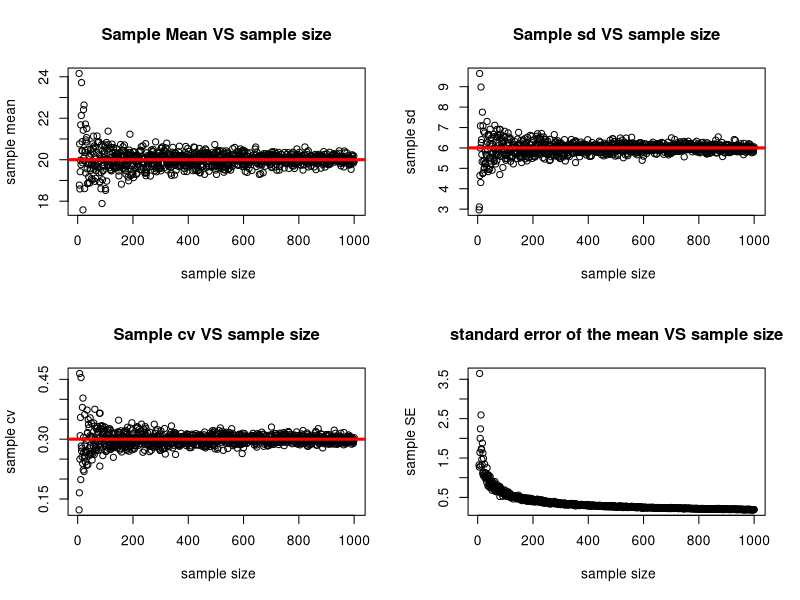

R code for this plot:
# Here is the code that I (Ian) wrote to to answer this. 



# Write a function to compute the Coefficient of variation
CoefVar <- function(x) {
	sd(x)/mean(x)
}


# Write a function to compute the Standard error
StdErr <- function(x) {
	sd(x)/sqrt(length(x))
}



# Here we write a function to generate the random numbers given the sample and then compute the mean, sd, etc.... 

EstimatesLawLargeNumbers <- function(x){
	# generate random numbers from the distribution
	sample_vals <- rnorm(n=x, mean = 20, sd = 6)
	
	# Return the values we want to compute 
	return(c(sample_size = x, 
	  sample_mean = mean(sample_vals), 
	  sample_sd = sd(sample_vals), 
	  sample_cv = CoefVar(sample_vals), 
	  sample_se = StdErr(sample_vals) ))
}

# Create the Vector for the different sample sizes
sample_size <- 5:1000


# Use the sapply function to run the EstimatesLaw... function for each value in the sample_size vector.  the t() is to transpose the matrix (just a convenience for me)
samples <- t(sapply(sample_size, EstimatesLawLargeNumbers, simplify = T))


# Setting the plot up
par(mfrow=c(2,2))

plot(samples[,2] ~ samples[,1], main= "Sample Mean VS sample size", 
    ylab= "sample mean", xlab=" sample size", pch=1)
abline(h=20, lwd=3, col="red") # generates a horizontal line

plot(samples[,3] ~ samples[,1], main= "Sample sd VS sample size", 
    ylab= "sample sd", xlab=" sample size", pch=1 )
abline(h=6, lwd= 3, col="red")

plot(samples[,4] ~ samples[,1], main= "Sample cv VS sample size", 
    ylab= "sample cv", xlab=" sample size", pch=1 )
abline(h=0.3, lwd= 3, col="red")

plot(samples[,5] ~ samples[,1], main= "standard error of the mean VS sample size",
    ylab= "sample SE", xlab=" sample size", pch=1 )
